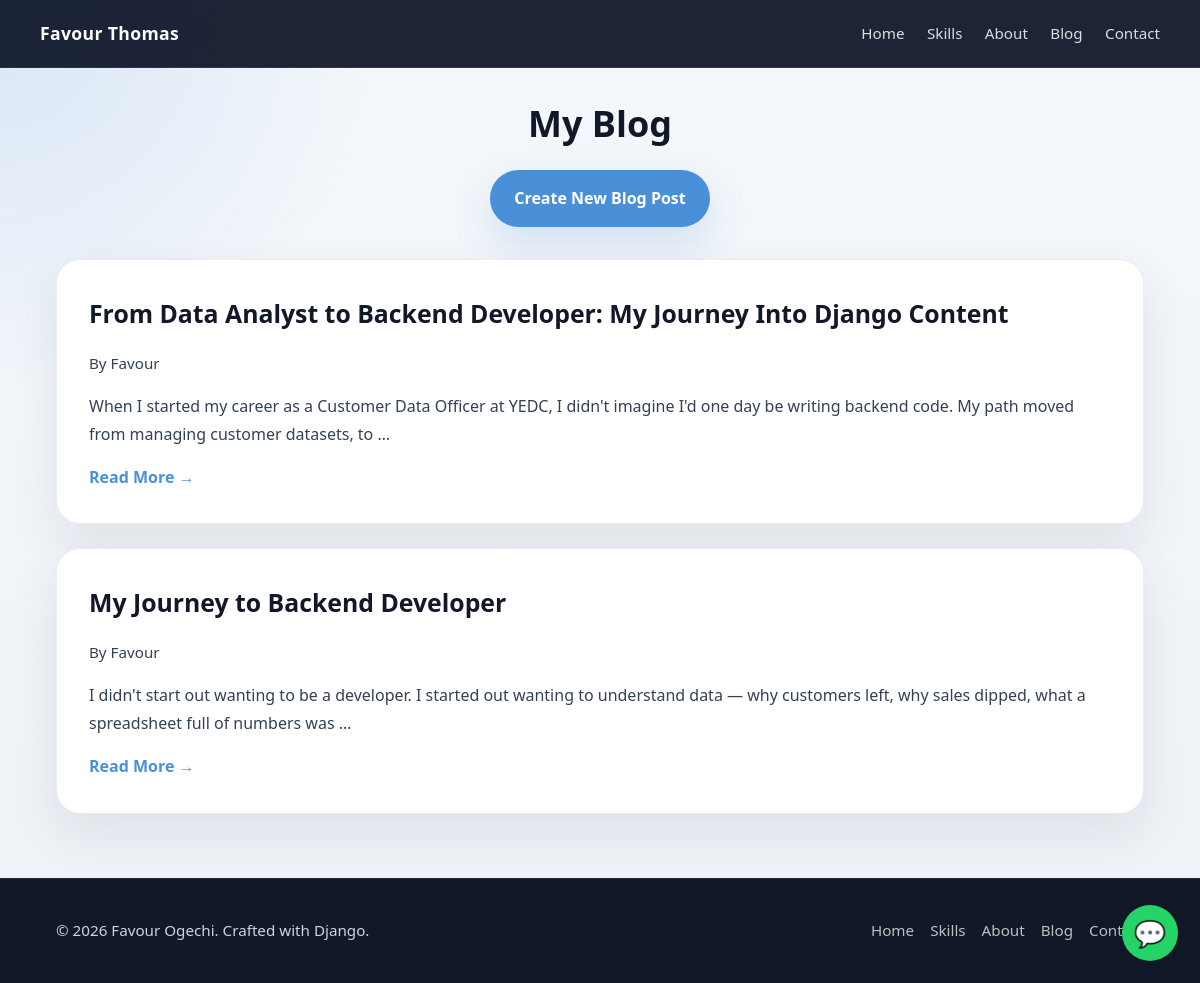
/blog/, run on an earlier commit of the app's database.
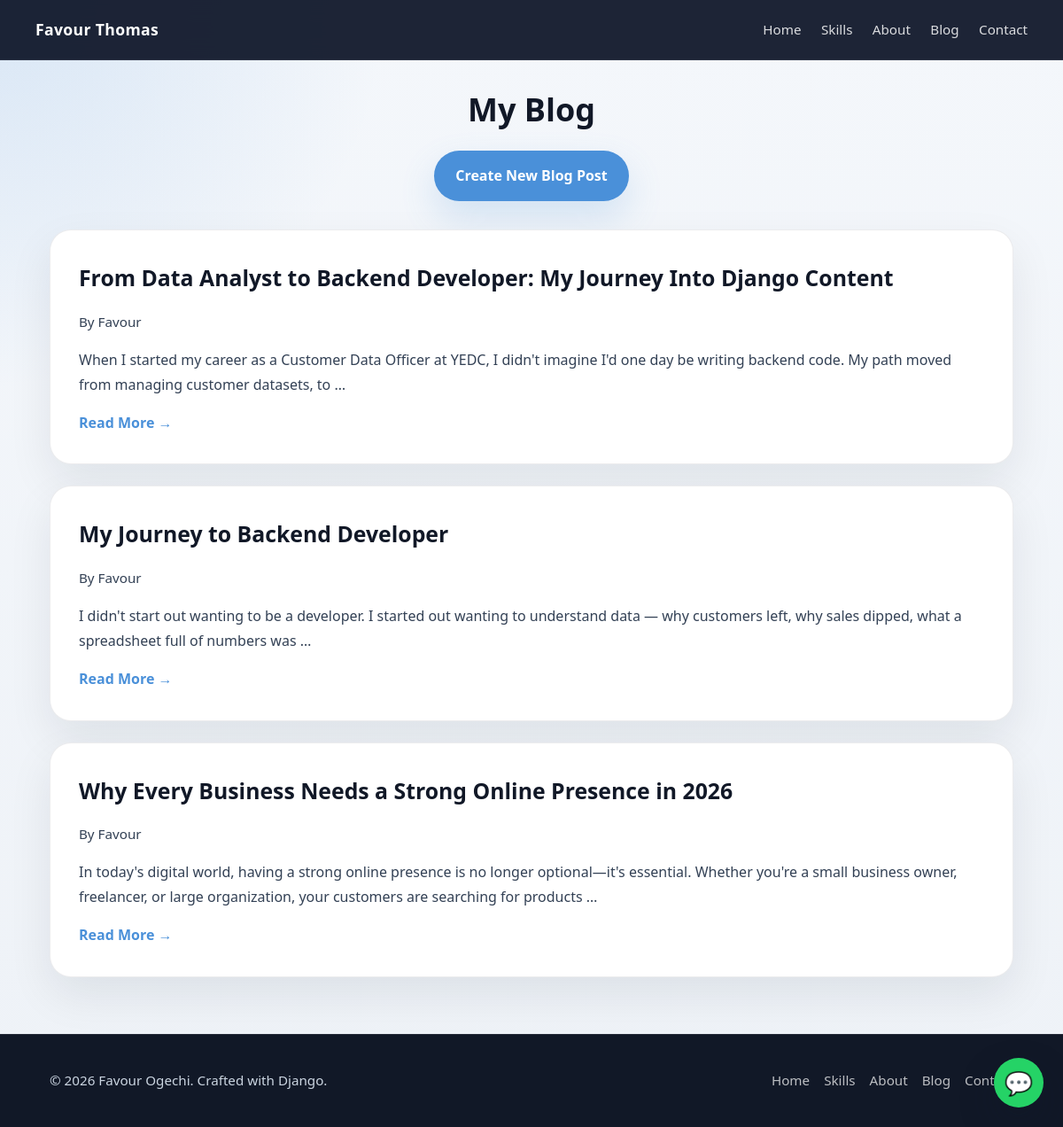
And on a later commit of the database.
### blog/models.py (models this page shows, shortened)
class Blog(models.Model):
    title = models.CharField(max_length=100)
    author = models.CharField(max_length=100)
    content = models.TextField()
    image = models.ImageField(upload_to='projects/', blank=True, null=True)
    created_at = models.DateTimeField(auto_now_add=True)
    updated_at = models.DateTimeField(auto_now=True)

### blog/views.py (the view)
# urls.py: path('', views.blog_list, name='blog_list'),
def blog_list(request):
    posts = Blog.objects.all()
    return render(request, 'blog/blog_list.html', {'posts': posts})

### templates/blog/Blog_list.html (shortened to what this page needs)
{% extends 'base.html' %}
{% block content %}
<div class="blog-header">
    <h1 class="section-title">My Blog</h1>
    <a href="{% url 'blog_create' %}" class="btn btn-primary">Create New Blog Post</a>
</div>
<div class="blog-list">
    {% for post in posts %}
    <div class="blog-card">
        <h2>{{ post.title }}</h2>
        <p class="blog-meta">By {{ post.author }}</p>
        <p>{{ post.content|truncatewords:30 }}</p>
        <a href="{% url 'blog_detail' post.pk %}" class="read-more">Read More →</a>
    </div>
    {% empty %}
    <p>No blog posts available at the moment.</p>
    {% endfor %}
</div>
{% endblock %}

What changed in the data, as far as the page shows it:
added Blog: title "Why Every Business Needs a Strong Online Presence in 2026", author "Favour", content "In today's digital world, having a strong online presence is no longer optional—it's essential. Whether you're a small business owner, freelancer, or large organization, your customers are searching for products …"
